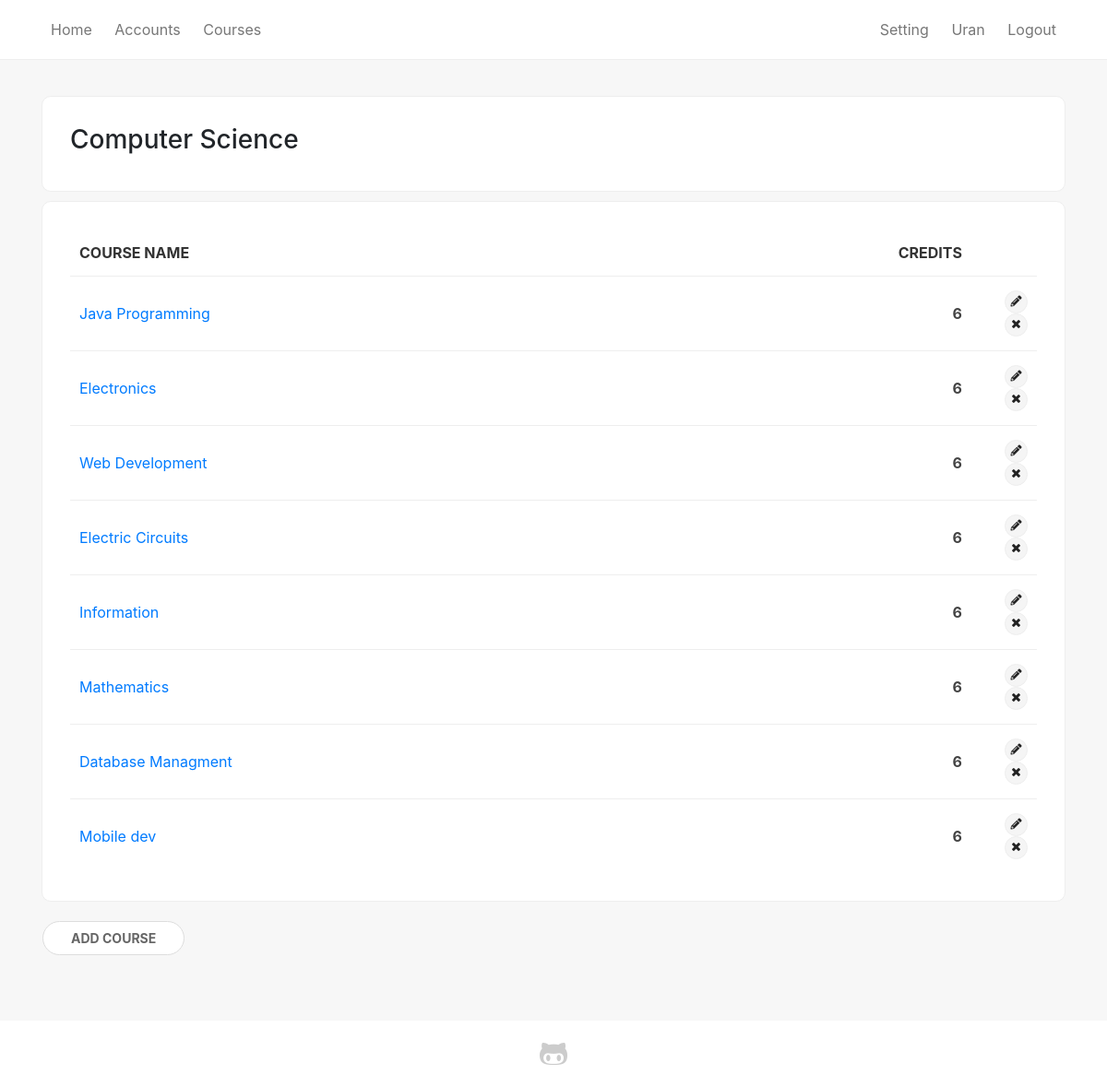
Page /program/1 (signed in) on the earlier database version.
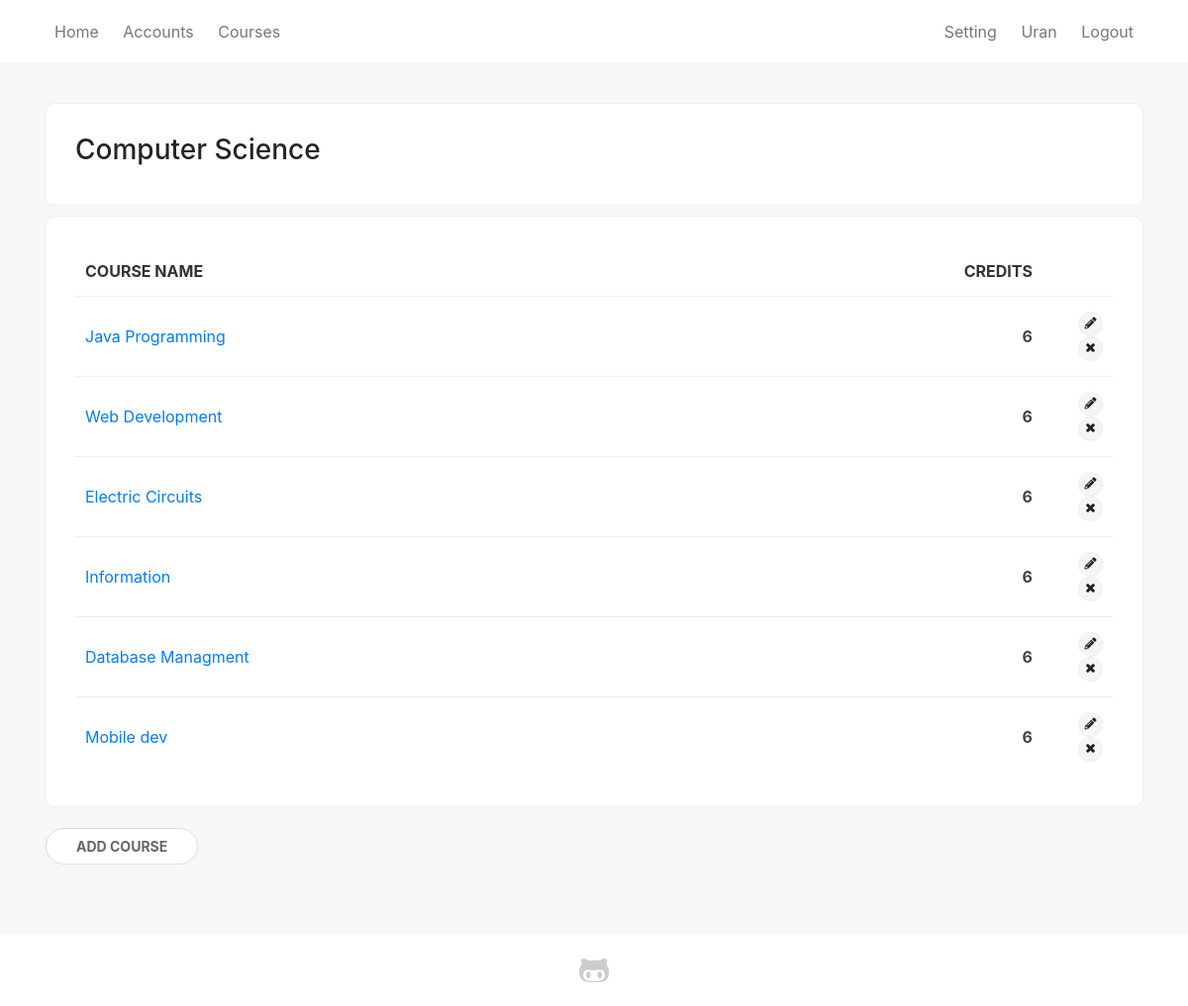
Same page on the later database version.
### sems/models.py (models this page shows)
class Course(models.Model):
    name = models.CharField(max_length=200)
    summary = models.TextField(max_length=600, null=True, blank=True)
    program = models.ForeignKey(Program, on_delete=models.CASCADE)
    start_date = models.DateField()
    end_date = models.DateField()
    credits = models.IntegerField(null=True, default=0)
    def __str__(self):
        return self.name

### sems/views.py (the view)
# urls.py: path('program/<int:pk>', views.program_detail, name='program_single'),
def program_detail(request, pk):
    program = Program.objects.get(pk=pk)
    courses = Course.objects.filter(program_id=pk)
    credits = Course.objects.aggregate(Sum('credits'))
    if request.user.is_authenticated:
        return render(
            request,
            'program_single.html',
            {'program': program, 'courses': courses, 'credits': credits},
        )
    else:
        return redirect('login')

### sems/templates/program_single.html (shortened to what this page needs)
{% extends 'base_generic.html' %}
{% block content %}
<div class="container">
    <div class="card-box">
        <h3>{{ program.name }}</h3>
    </div>
    <div class="shadow-box">
        {% if courses %}
        <table>
            <thead>
                <tr>
                    <th>Course name</th>
                    <th class="text-right">Credits</th>
                    <th></th>
                </tr>
            </thead>
        {% for course in courses %}
            <tr>
                <td><a href="{% url 'course_detail' pk=course.pk %}">{{ course }}</a></td>
                <td class="text-right"><b>{{ course.credits }}</b></td>
                {% if user.is_superuser %}
                    <td style="max-width: 10px" class="text-right">
                        <a title="Edit" href="{% url 'course_edit' pk=course.pk %}" class="label sm-label"><i class="fas fa-pencil-alt"></i></a>
                        <span class="with-popup">
                            <a title="Delete" class="label sm-label"><i class="fas fa-times"></i></a>
                        </span>
                    </td>
                {% endif %}
            </tr>
        {% endfor %}
        </table>
        {% else %}
        <p class="text-center"><i class="material-icons">sentiment_dissatisfied</i><br/>No courses added</p>
        {% if user.is_superuser %}
        <p class="text-center lead">Start by <a href="{% url 'course_add' pk=program.pk %}">adding new course</a></p>
        {% endif %}
        {% endif %}
    </div>
    {% if user.is_authenticated and user.is_superuser and courses %}
    <div class="empty-box">
        <a class="btn btn-primary" href="{% url 'course_add' pk=program.pk %}">Add course</a>
    </div>
    {% endif %}
</div>
{% endblock %}

Differences in the rows shown:
removed Course: name "Electronics", credits "6"
removed Course: name "Mathematics", credits "6"
